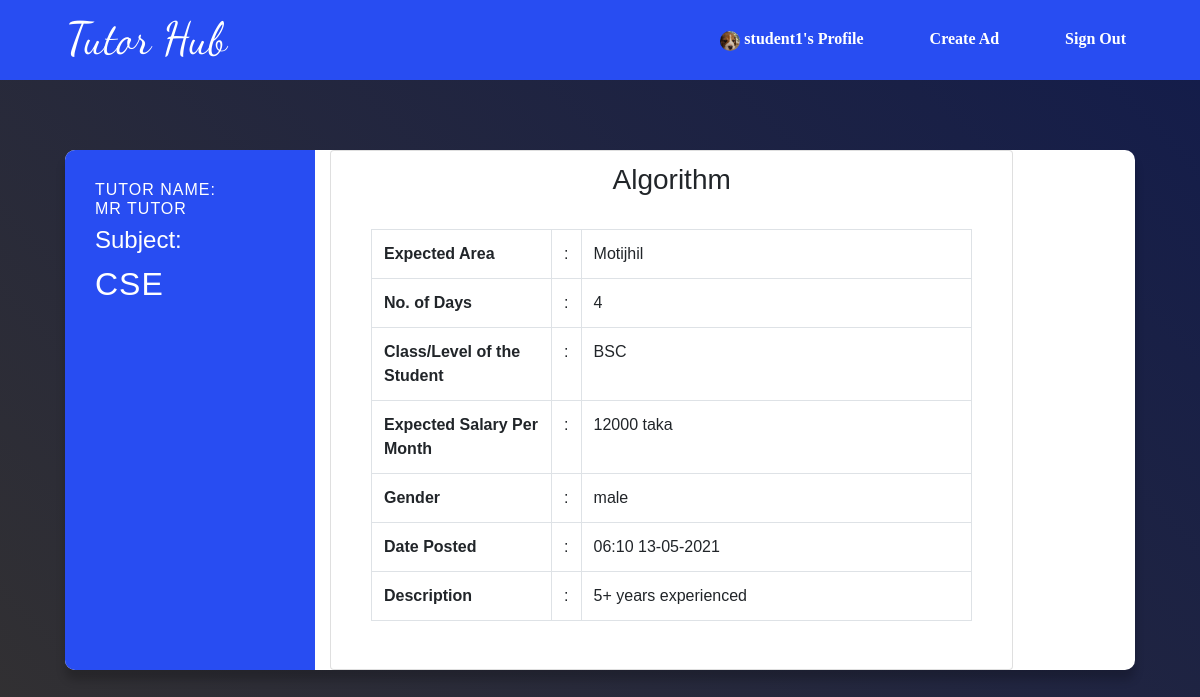
Screenshot of /view_more/2/ (signed in) with the database file from the repository.
### home/models.py (models this page shows, shortened)
class Student(models.Model):
    user = models.OneToOneField(User, on_delete=models.CASCADE)
    institution= models.CharField(max_length=150, null=True, blank=True)
    department= models.CharField(max_length=150, null=True, blank=True)
    class_level= models.CharField(max_length=150, null=True, blank=True)
    address= models.CharField(max_length=150, null=True, blank=True)
    area= models.CharField(max_length=150, null=True, blank=True)
    city= models.CharField(max_length=150, null=True, blank=True)
    lat = models.FloatField(null=True,blank=True)
    lon = models.FloatField(null=True,blank=True)
    male ='male'
    female = 'female'
    other = 'other'
    genders = [
        (male,'male'),
        (female,'female'),
        (other,'other'),
    ]
    gender = models.CharField(max_length=15, choices=genders,default=male,null=True,blank=True)
    birth_date = models.DateField(null=True, blank=True)
    phone = models.CharField(max_length=20, null=True, blank=True)
    bio = models.CharField(max_length=450, blank=True,null=True)
    profile_pic = models.ImageField(default="profile1.png", null=True, blank=True)

### ad/models.py (models this page shows, shortened)
class AdTutor(models.Model):
    user = models.ForeignKey(User, on_delete=models.CASCADE)
    title = models.CharField(max_length=150, null=True, blank=True)
    expected_area = models.CharField(max_length=150, null=True, blank=True)
    subject = models.CharField(max_length=150, null=True, blank=True)
    class_level = models.CharField(max_length=150, null=True, blank=True)
    days = models.DecimalField(decimal_places=0, max_digits=7, default=2)
    expected_salary = models.CharField(max_length=10,default=3000)
    male ='male'
    female = 'female'
    other = 'other'
    genders = [
        (male,'male'),
        (female,'female'),
        (other,'other'),
    ]
    gender = models.CharField(max_length=15, choices=genders,default=male,null=True,blank=True)
    description = models.TextField(null=True, blank=True)
    request_confirmation = models.BooleanField(default=False)
    ad_created = models.DateTimeField(auto_now_add=True)

### details/views.py (the view)
# urls.py: path('view_more/<int:pk>/',
@login_required
def view_more(request, pk):
    if request.user.groups.filter(name='student').exists():
        ad = AdTutor.objects.get(id=pk)
    else:
        ad = AdStudent.objects.get(id=pk)
    return render(request, 'view_more.html', {'ad': ad})

### details/templatetags/group.py (called while the page is built)
@register.filter(name='has_group')
def has_group(user, group):
    return user.groups.filter(name=group).exists()

### templates/view_more.html (shortened to what this page needs)
{% load static %} {% load group %}
<!DOCTYPE html>
<html lang="en">
  <head>
    <link
      rel="stylesheet"
      href="https://pro.fontawesome.com/releases/v5.10.0/css/all.css"
    />
    <link
      rel="stylesheet"
      href="https://maxcdn.bootstrapcdn.com/bootstrap/4.0.0/css/bootstrap.min.css"
    />
    <link rel="stylesheet" href="{% static 'css/home.css' %}" />
  </head>
  <body>
    <nav class="navbar nav navbar-expand-lg">
      <div class="app_name" href="#">Tutor Hub</div>
      <div class="collapse navbar-collapse" id="navbarNavDropdown">
        <ul class="navbar-nav ml-auto">
          <li class="nav-item">
            {% if request.user|has_group:"student" %}
            <a class="nav-link" href="{% url 'profile' %}">
              <img
                src="{{request.user.student.profile_pic.url}}"
                class="rounded-circle"
                width="20"
              />
              {{ user.username }}'s Profile
            </a>
            {% endif %}
          </li>
          {% if request.user|has_group:"student" %}
          <li class="nav-item">
            <a class="nav-link" href="{% url 'find_tutor' %}">Create Ad</a>
          </li>
          {% endif %}
          <li class="nav-item">
            <a class="nav-link" href="{% url 'signout' %}">Sign Out</a>
          </li>
        </ul>
      </div>
    </nav>
    <div class="container justify-content-center">
        <div class="row">
          <div class="col-md-12">
            {% if request.user|has_group:"tutor" %}
              <div class="course">
                <div class="course-preview">
                  <h6>Student Name: <br> {{ad.user.first_name}} {{ad.user.last_name}}</h6>
                  <h4>Subject: </h4> <h2> {{ ad.subject }}</h2>
                </div>
                <div class="col-lg-8">
                  <div class="card shadow-sm">
                    <div class="card-header bg-transparent border-0">
                    <div class="card-body pt-0">
                      <h3 class="ad-title text-center">{{ ad.title }}</h3> <br>
                      <table class="table table-bordered">
                        <tr>
                          <th width="30%">Area of the Student</th>
                          <td width="2%">:</td>
                          <td>{{ ad.area }}</td>
                        </tr>
                        <!-- <tr>
                          <th width="30%">Subject</th>
                          <td width="2%">:</td>
                          <td>{{ ad.subject }}</td>
                        </tr> -->
                        <tr>
                          <th width="30%">No. of Days</th>
                          <td width="2%">:</td>
                          <td>{{ ad.days }}</td>
                        </tr>
                        <tr>
                          <th width="30%">Class/Level of the Student</th>
                          <td width="2%">:</td>
                          <td>{{ ad.class_level }}</td>
                        </tr>
                        <tr>
                          <th width="30%">Salary Per Month</th>
                          <td width="2%">:</td>
                          <td>{{ ad.salary }} taka</td>
                        </tr>
                        <tr>
                          <th width="30%">Gender</th>
                          <td width="2%">:</td>
                          <td>{{ ad.gender }}</td>
                        </tr>
                        <tr>
                          <th width="30%">Date Posted</th>
                          <td width="2%">:</td>
                          <td>{{ ad.ad_created|date:'H:i d-m-Y' }}</td>
                        </tr>
                        <tr>
                          <th width="30%">Description</th>
                          <td width="2%">:</td>
                          <td>{{ ad.description }}</td>
                        </tr>
                      </table>
                    </div>
                  </div>
                </div>
              </div>
            {% else %}
            <div class="course">
              <div class="course-preview">
                <h6>Tutor Name: <br> {{ad.user.first_name}} {{ad.user.last_name}}</h6>
                <h4>Subject: </h4> <h2> {{ ad.subject }}</h2>
              </div>
              <div class="col-lg-8">
                <div class="card shadow-sm">
                  <div class="card-header bg-transparent border-0">
                  <div class="card-body pt-0">
                    <h3 class="ad-title text-center">{{ ad.title }}</h3> <br>
                    <table class="table table-bordered">
                      <tr>
                        <th width="30%">Expected Area</th>
                        <td width="2%">:</td>
                        <td>{{ ad.expected_area }}</td>
                      </tr>
                      <tr>
                        <th width="30%">No. of Days</th>
                        <td width="2%">:</td>
                        <td>{{ ad.days }}</td>
                      </tr>
                      <tr>
                        <th width="30%">Class/Level of the Student</th>
                        <td width="2%">:</td>
                        <td>{{ ad.class_level }}</td>
                      </tr>
                      <tr>
                        <th width="30%">Expected Salary Per Month</th>
                        <td width="2%">:</td>
                        <td>{{ ad.expected_salary }} taka</td>
                      </tr>
                      <tr>
                        <th width="30%">Gender</th>
                        <td width="2%">:</td>
                        <td>{{ ad.gender }}</td>
                      </tr>
                      <tr>
                        <th width="30%">Date Posted</th>
                        <td width="2%">:</td>
                        <td>{{ ad.ad_created|date:'H:i d-m-Y' }}</td>
                      </tr>
                      <tr>
                        <th width="30%">Description</th>
                        <td width="2%">:</td>
                        <td>{{ ad.description }}</td>
                      </tr>
                    </table>
                  </div>
                </div>
              </div>
            </div>
          {% endif %}
          </div>
        </div>
      </div>
  </body>
</html>

### static/css/home.css (style rules this page uses)
* { margin: 0; padding: 0; }
ul li { list-style: none; }
a { text-decoration: none; }
nav { width: 100%; height: 80px; background-color: #284DF2; color: #fff; }
.app_name { float: left; width: 40%; margin-left: 50px; font-size: 45px; font-family: 'Dancing Script', cursive; color: #fff; }
.navbar-nav { margin-right: 50px; }
.nav-item a { display: inline-block; font-size: 16px; line-height: 20px; font-weight: bold; border-radius: 10px; padding: 10px 15px; color: #fff; margin-left: 50px; text-decoration: none; font-family: serif; }
* { box-sizing: border-box; }
body { background-image: linear-gradient(45deg, #333131, #131c4b); font-family: 'Muli', sans-serif; display: flex; align-items: center; flex-direction: column; min-height: 100vh; margin: 0; }
.row { margin-top: 50px; }
.course { background-color: #fff; border-radius: 10px; box-shadow: 0 10px 10px rgba(0, 0, 0, 0.2); display: flex; max-width: 100%; margin: 20px; overflow: hidden; min-height: 200px; }
.course h6 { letter-spacing: 1px; text-transform: uppercase; }
.course h2 { letter-spacing: 1px; margin: 10px 0; }
.course-preview { background-color: #284DF2; color: #fff; padding: 30px; min-width: 250px; }

### rows the page displays
AdTutor: user.first_name "MR", user.last_name "TUTOR", subject "CSE", title "Algorithm", expected_area "Motijhil", days "4", class_level "BSC", expected_salary "12000", gender "male", ad_created "06:10 13-05-2021", description "5+ years experienced"

### other values shown
{{ user.username }} "student1"
